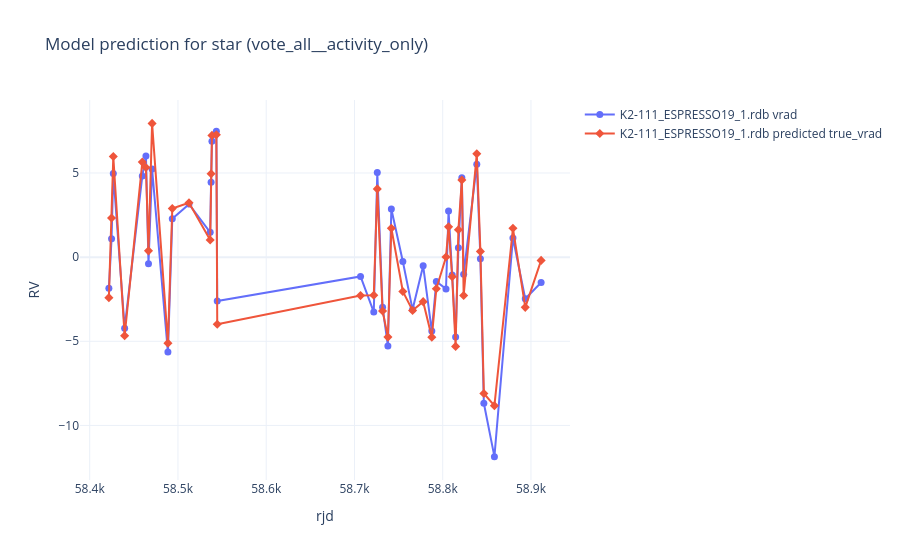

Write notebook code for a chart like this one.
### Code cell
model_to_apply = best_model_name
model = xgb_models[model_to_apply]
feature_columns = list(xgb_results_df.set_index('model_name').loc[model_to_apply, 'features'])

missing_feature_columns = [column for column in feature_columns if column not in star_df.columns]
if missing_feature_columns:
    raise KeyError(f'Missing derived feature columns for prediction: {missing_feature_columns}')

star_prediction_df = star_df.copy()
for column in feature_columns:
    star_prediction_df[column] = pd.to_numeric(star_prediction_df[column], errors='coerce')

star_prediction_df = star_prediction_df.dropna(subset=feature_columns).sort_values(
    ['observation_file', 'rjd']
).copy()
star_prediction_df['predicted_true_vrad'] = model.predict(star_prediction_df[feature_columns])

display(
    pd.Series(
        {
            'model_name': model_to_apply,
            'estimator_name': xgb_results_df.set_index('model_name').loc[model_to_apply, 'estimator_name'],
            'feature_set_name': xgb_results_df.set_index('model_name').loc[model_to_apply, 'feature_set_name'],
            'features': feature_columns,
            'n_star_rows': len(star_prediction_df),
            'n_star_observations': star_prediction_df['observation_file'].nunique(),
        }
    ).to_frame('value')
)

fig = go.Figure()
for obs_name, obs_df in star_prediction_df.groupby('observation_file', sort=True):
    fig.add_trace(
        go.Scatter(
            x=obs_df['rjd'],
            y=obs_df['iccf_rv_subtract_mean'],
            mode='markers+lines',
            marker=dict(size=7),
            name=f'{obs_name} vrad',
            hovertemplate='obs=%{fullData.name}<br>rjd=%{x}<br>vrad=%{y}<extra></extra>',
        )
    )
    fig.add_trace(
        go.Scatter(
            x=obs_df['rjd'],
            y=obs_df['predicted_true_vrad'],
            mode='markers+lines',
            marker=dict(size=7, symbol='diamond'),
            name=f'{obs_name} predicted true_vrad',
            hovertemplate='obs=%{fullData.name}<br>rjd=%{x}<br>predicted true_vrad=%{y}<extra></extra>',
        )
    )
fig.update_layout(
    title=f'Model prediction for star ({model_to_apply})',
    xaxis_title='rjd',
    yaxis_title='RV',
    template='plotly_white',
    hovermode='closest',
)
fig.show()

star_prediction_df[['observation_file', 'rjd', 'vrad', 'predicted_true_vrad', *feature_columns]].head()

### Figure 1 — Plotly figure (JSON) as saved in the notebook; plotly's stock layout.template omitted (floating-point values rounded to 4 significant figures)
{"data": [{"hovertemplate": "obs=%{fullData.name}<br>rjd=%{x}<br>vrad=%{y}<extra></extra>", "marker": {"size": 7}, "mode": "markers+lines", "name": "K2-111_ESPRESSO19_1.rdb vrad", "type": "scatter", "x": [58420.0, 58420.0, 58430.0, 58440.0, 58460.0, 58460.0, 58470.0, 58470.0, 58490.0, 58490.0, 58510.0, 58540.0, 58540.0, 58540.0, 58540.0, 58540.0, 58710.0, 58720.0, 58730.0, 58730.0, 58740.0, 58740.0, 58750.0, 58770.0, 58780.0, 58790.0, 58790.0, 58800.0, 58810.0, 58810.0, 58810.0, 58820.0, 58820.0, 58820.0, 58840.0, 58840.0, 58850.0, 58860.0, 58880.0, 58890.0, 58910.0], "y": [-1.853, 1.092, 4.968, -4.218, 4.825, 6.007, -0.3939, 5.238, -5.639, 2.288, 3.15, 1.471, 4.455, 6.886, 7.482, -2.612, -1.145, -3.266, 5.029, -2.975, -5.277, 2.864, -0.2585, -3.118, -0.516, -4.394, -1.447, -1.887, 2.747, -1.063, -4.745, 0.5616, 4.723, -1.021, 5.523, -0.1002, -8.683, -11.85, 1.136, -2.469, -1.51]}, {"hovertemplate": "obs=%{fullData.name}<br>rjd=%{x}<br>predicted true_vrad=%{y}<extra></extra>", "marker": {"size": 7, "symbol": "diamond"}, "mode": "markers+lines", "name": "K2-111_ESPRESSO19_1.rdb predicted true_vrad", "type": "scatter", "x": [58420.0, 58420.0, 58430.0, 58440.0, 58460.0, 58460.0, 58470.0, 58470.0, 58490.0, 58490.0, 58510.0, 58540.0, 58540.0, 58540.0, 58540.0, 58540.0, 58710.0, 58720.0, 58730.0, 58730.0, 58740.0, 58740.0, 58750.0, 58770.0, 58780.0, 58790.0, 58790.0, 58800.0, 58810.0, 58810.0, 58810.0, 58820.0, 58820.0, 58820.0, 58840.0, 58840.0, 58850.0, 58860.0, 58880.0, 58890.0, 58910.0], "y": [-2.408, 2.329, 5.977, -4.673, 5.647, 5.323, 0.3727, 7.948, -5.111, 2.892, 3.227, 1.019, 4.956, 7.234, 7.271, -3.992, -2.286, -2.263, 4.054, -3.197, -4.751, 1.719, -2.042, -3.173, -2.645, -4.754, -1.883, 0.005264, 1.798, -1.166, -5.303, 1.627, 4.585, -2.281, 6.14, 0.3411, -8.103, -8.824, 1.714, -2.984, -0.1951]}], "layout": {"hovermode": "closest", "title": {"text": "Model prediction for star (vote_all__activity_only)"}, "xaxis": {"title": {"text": "rjd"}}, "yaxis": {"title": {"text": "RV"}}}}
